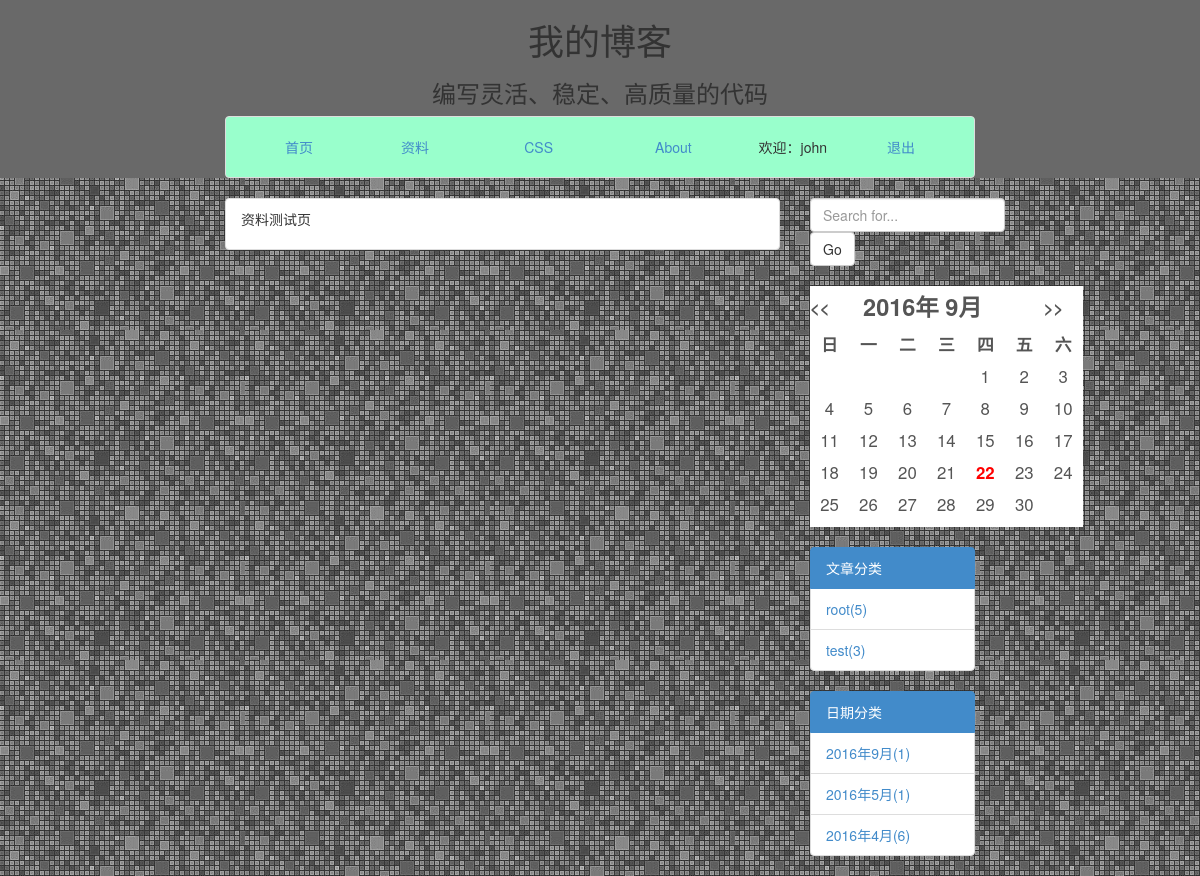
Screenshot of /blog/ziliao/ (signed in) with the database file from the repository.
### blog/models.py (models this page shows, shortened)
class Category(models.Model):
    name = models.CharField(max_length=30)
    class Meta:
        ordering = ['-id']

### blog/views.py (the view)
def ziliao(request):
    return render(request,'blog/main/ziliao.html')

### blog/custom_processors.py (called while the page is built)
def month_list(request):
    articles = Article.objects.all()
    year_month = set()
    for a in articles:
        year_month.add((a.cre_date.year,a.cre_date.month))
    counter = {}.fromkeys(year_month,0)
    for a in articles:
        counter[(a.cre_date.year,a.cre_date.month)] += 1
    year_month_number = []
    for key in counter:
        year_month_number.append([key[0],key[1],counter[key]])
    year_month_number.sort(reverse=True)
    return {'year_month_number': year_month_number}

def category(request):
    category1 = Category.objects.annotate(num_article=Count('article'))
    return {"categories": category1}

### blog/templates/blog/main/ziliao.html
{% extends "blog/base.html" %}
    {% block context %}
        <div class="list-group-item ">
            <p>资料测试页</p>
        </div>
    {% endblock context %}

### blog/templates/blog/base.html (shortened to what this page needs)
<!DOCTYPE html>
<!DOCTYPE html>
<html lang="zh-CN">
{% load staticfiles %}
<head>
    <link href="{% static 'bist/css/bootstrap.css' %}" rel="stylesheet" media="screen" >
    <link href="{% static 'bist/css/customed.css' %}" rel="stylesheet" media="screen" >
</head>
<body background="{% static "images/background.png" %}">
<div class="container-fluid row-fluid " id="bg-header">
        <div class="col-mad-12 ">
            <h1 class="text-center">我的博客</h1>
            <h3 class="text-center" >编写灵活、稳定、高质量的代码</h3>
        </div>
		<div class="col-md-8 col-md-offset-2 " >
            <div class="navbar-wrapper">
		        <ul class="nav nav-tab nav-justified list-group-item" id="bg-nav">
                    <li class="active"><a href="/blog/">首页</a></li>
                    <li><a href="/blog/ziliao/">资料</a></li>
                    <li><a href="#">CSS</a></li>
                    <li><a href="#">About</a></li>
                    {% if user.is_authenticated %}
                    <li ><p align="center">欢迎：{{ user.username }}</p></li>
                    <li><a href="/blog/logout/">退出</a></li>
                    {% else %}
                    <li><a href="/blog/register/" ">注册</a></li>
                    <li><a href="/blog/login/">登录</a></li>
                    {% endif %}
                </ul>
            </div>
        </div>
</div>
<div class="container-fluid row-fluid" >
		    <div class="col-md-6 col-md-offset-2 ">
		    	    {% block context %}
		    	    {% endblock context %}
		    </div>
		    <div class="col-md-2">
            {% block search %}
            {% include "blog/side/search.html" %}
            {% endblock %}
            {% block calender %}
            {% include "blog/side/calender.html" %}
            {% endblock %}
            {% block category %}
            {% include "blog/side/category.html" %}
            {% endblock %}
            {% block month %}
            {% include "blog/side/month.html" %}
            {% endblock %}
            </div>
</div>
</body>
</html>

### blog/templates/blog/side/category.html
{% block category %}
<div class="list-group">
                <a class="list-group-item active">
                文章分类
                </a>
                {% if categories %}
                {% for c in categories %}
                <li class="list-group-item">
                <a href="{% url 'blog:category' c.name %}">{{ c.name }}({{ c.num_article }})</a>
                </li>
                {% endfor %}
                {% endif %}
</div>
{% endblock category %}

### blog/static/bist/css/customed.css (style rules this page uses)
#bg-header { background-color:#696969; }
#bg-nav { background-color:#99ffcc; }

### rows the page displays
Category: name "root", num_article "5"
Category: name "test", num_article "3"

### other values shown
{{ user.username }} "john"
{{ y }} "2016" "2016" "2016"
{{ m }} "9" "5" "4"
{{ n }} "1" "1" "6"
